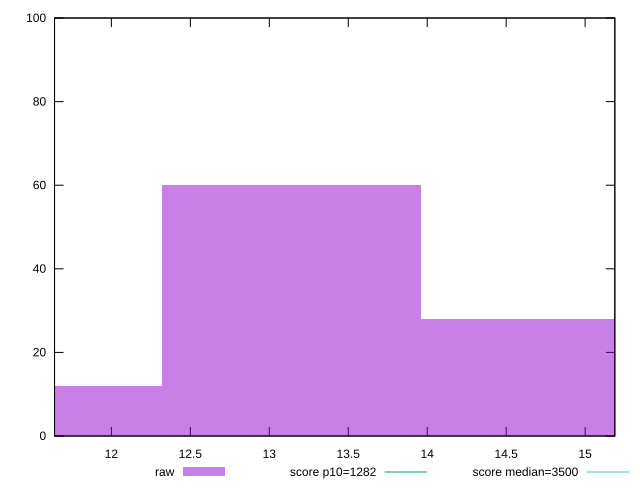

Write gnuplot code to recreate this figure.
reset

$raw <<EOF
13.141155957491147 60
14.783800452177541 28
11.498511462804753 12
EOF

set key outside below
set boxwidth 1.6426444946863934
set xrange [11.64:15.188000000000002]
set yrange [0:100]
set trange [0:100]
set style fill transparent solid 0.5 noborder

set parametric
set terminal svg size 640, 490 enhanced background rgb 'white'
set output "report_00008_2021-01-22T20:58:29.167/bootup-time/samples/pages+cached+noexternal+nojs/raw/histogram.svg"

plot $raw title "raw" with boxes, \
     1282,t title "score p10=1282", \
     3500,t title "score median=3500"

reset
